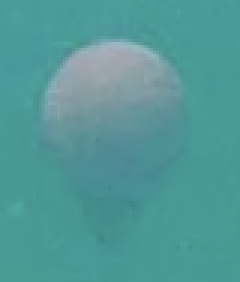
#> input picture Somi/red.jpg, 80 x 94 px (shown 3 times larger)
$ python tracker_template_matching.py red.jpg
#> lines starting #> are read from the running program, lines starting #| are printed output that depends on the picture; after the words box and inside, x2 and y2 are one past the last pixel; in counts of white or black regions, pixels touching at a corner belong together
import sys
import cv2 as cv
import numpy as np
from matplotlib import pyplot as plt
from enum import Enum

class TrackingMode(Enum):
    TEMPLATE_MATCHING = 1
    TRACKING = 2

class CustomTracker(object):

    def __init__(self, template, method, tracker):
        self.mode = TrackingMode.TEMPLATE_MATCHING
        self.template = template
        self.method = method
        self.tracker = tracker

    def processReinit(self, frame):
        res = cv.matchTemplate(frame, self.template, self.method)

        w, h = self.template.shape[0:2][::-1]

        min_val, max_val, min_loc, max_loc = cv.minMaxLoc(res)

        box = (max_loc[0], max_loc[1], w, h)

        self.tracker.init(frame, box)
        self.mode = TrackingMode.TRACKING

        return box

    def process(self, frame):
        if self.mode == TrackingMode.TRACKING:
            (success, box) = self.tracker.update(frame)
            if success:
                print(box)
                return box
            else:
                self.mode == TrackingMode.TEMPLATE_MATCHING
        # Failed to track
        print("Failed to track, reinitializing")
        return self.processReinit(frame)


def main(args):
    tracker = CustomTracker(cv.imread('red.jpg'), cv.TM_CCOEFF_NORMED, cv.TrackerCSRT_create())
#> in __init__, self.template is the input picture: shape (94, 80, 3); mean B, G, R 151.9, 152.6, 82.1

    cap = cv.VideoCapture('test480.mp4')

    i = 0
    while True:
        ret, frame = cap.read()
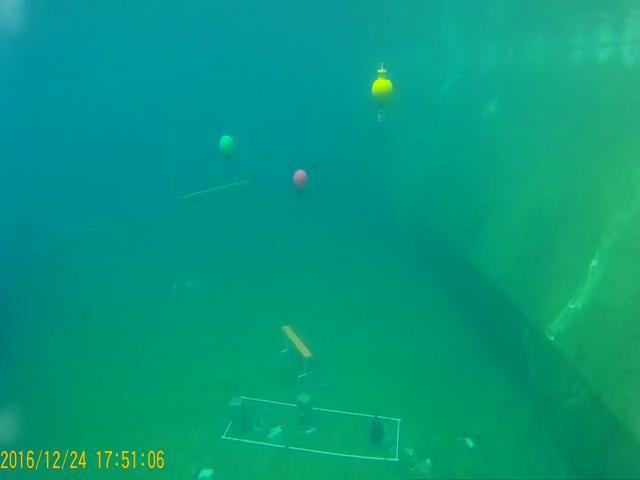
#> input picture frame 94 of Somi/test480.mp4, 640 x 480 px
#> frame is the input picture: shape (480, 640, 3); mean B, G, R 125.7, 152.8, 7.2

        if not ret:
            break

        frame_gray = cv.cvtColor(frame, cv.COLOR_BGR2GRAY)
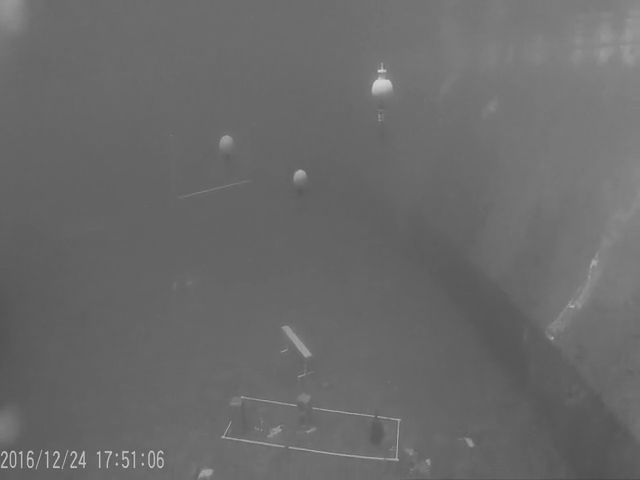
#> frame_gray: shape (480, 640); min 73, max 212, mean 106.1
        if i % 100 == 0:
            print("Reinitializing 1/100 frames")
            (x, y, w, h) = [int(v) for v in tracker.processReinit(frame)]
#> in processReinit, `res = cv.matchTemplate(frame, self.template, self.method)`:
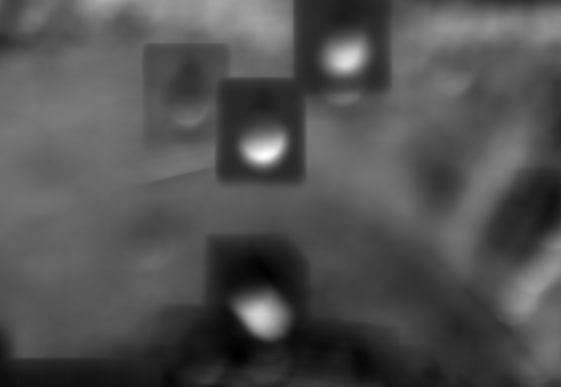
#> res: shape (387, 561) float32; min -0.146, max 0.562, mean 0.0808; drawn with min black and max white
#> in processReinit, `min_val, max_val, min_loc, max_loc = cv.minMaxLoc(res)`: min_val = -0.146; max_val = 0.562; min_loc = (238, 354); max_loc = (264, 155)
#> in processReinit, `box = (max_loc[0], max_loc[1], w, h)`: box = (264, 155, 80, 94)
#> x = 264; y = 155; w = 80; h = 94
        else:
            (x, y, w, h) = [int(v) for v in tracker.process(frame)]
        cv.rectangle(frame, (x, y), (x + w, y + h), (0, 255, 0), 2)
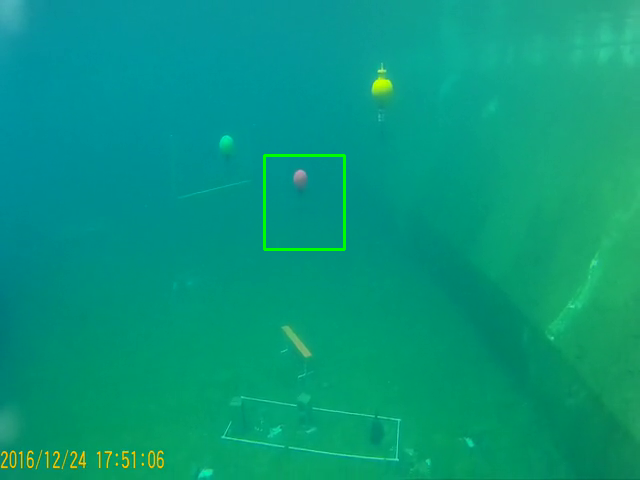
#> frame: shape (480, 640, 3); 0.34% of pixels changed, all inside (x1, y1, x2, y2) = (263, 154, 346, 251)

        print((x, y, w, h))
#| (264, 155, 80, 94)

        cv.imshow("temp", frame);
        cv.waitKey(100)

        i += 1

    cap.release()
    cv.destroyAllWindows()

if __name__ == '__main__':
    main(sys.argv)
